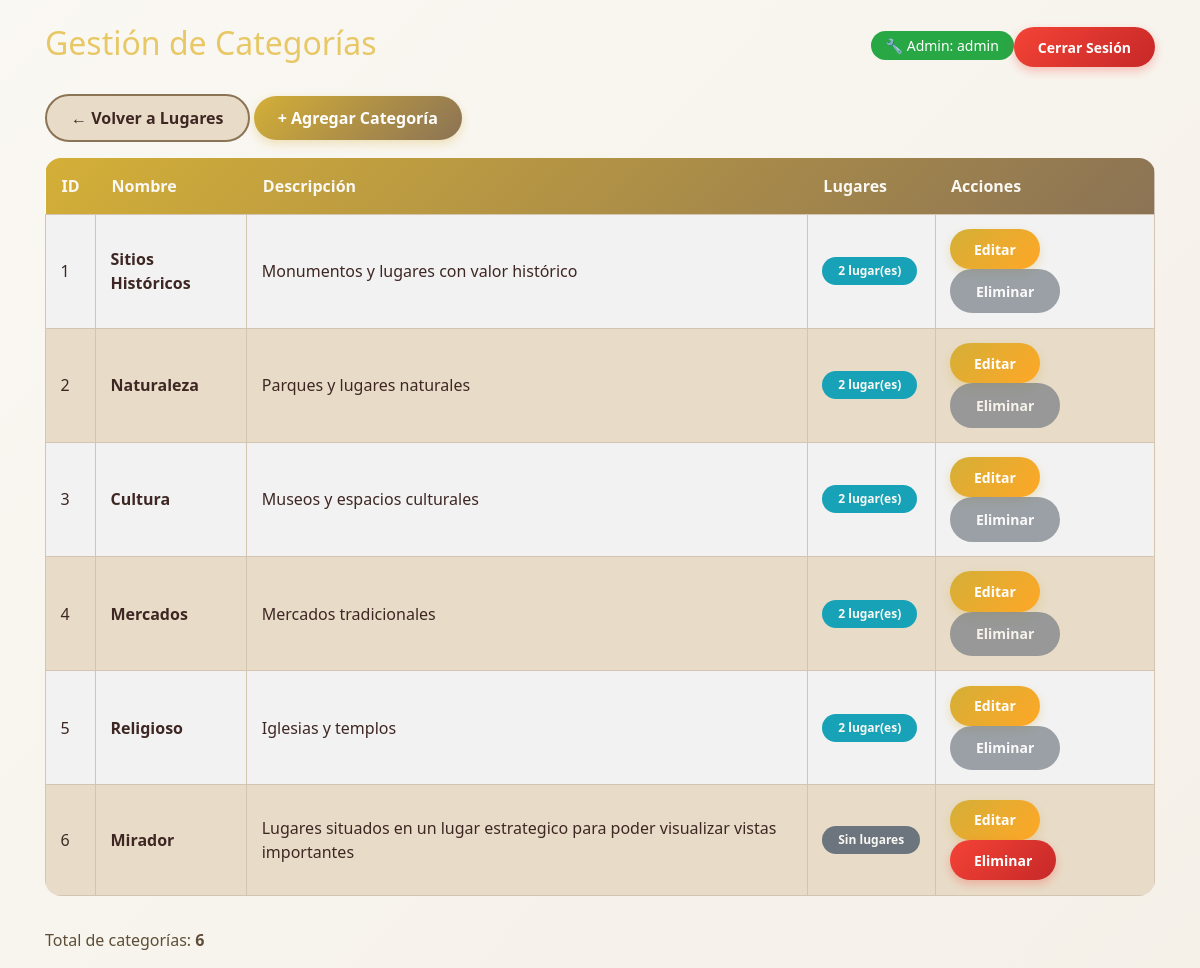
The page /index.php?c=categorias&a=index (signed in) on the database its author committed.
### tables this page shows
CREATE TABLE `categorias` (
  `id` int(11) NOT NULL,
  `nombre` varchar(50) NOT NULL,
  `descripcion` text DEFAULT NULL
);

### controllers/Categorias.php (called while the page is built, shortened)
<?php
class CategoriasController {
	public function __construct(){
		require_once "models/CategoriasModel.php";
	}
	public function index(){
		$categorias = new Categorias_model();
		$data["titulo"] = "Gestión de Categorías";
		$data["categorias"] = $categorias->get_categorias();
		require_once "views/categorias/categorias.php";
	}
}
?>

### config/database.php (called while the page is built)
<?php
	class Conectar {
		public static function conexion(){
			$conexion = new mysqli("localhost", "root", "", "turismo_la_paz_simple");
			return $conexion;
		}
	}
?>

### models/CategoriasModel.php (called while the page is built, shortened)
<?php
	class Categorias_model {
		private $db;
		private $categorias;
		public function __construct(){
			$this->db = Conectar::conexion();
			$this->categorias = array();
		}
		public function get_categorias(){
        $sql = "SELECT
                    c.id,
                    c.nombre,
                    c.descripcion,
                    COUNT(l.id) as total_lugares
                FROM
                    categorias as c
                LEFT JOIN
                    lugares_turisticos as l ON c.id = l.categoria_id
                GROUP BY
                    c.id, c.nombre, c.descripcion";
        $resultado = $this->db->query($sql);
        while($row = $resultado->fetch_assoc()){
            $this->categorias[] = $row;
        }
        return $this->categorias;
    }
	}
?>

### config/session.php (called while the page is built, shortened)
<?php
function esta_logueado() {
    return isset($_SESSION['admin_logueado']) && $_SESSION['admin_logueado'] === true;
}
function obtener_usuario() {
    if (esta_logueado()) {
        return [
            'id' => $_SESSION['usuario_id'] ?? null,
            'username' => $_SESSION['usuario_username'] ?? null,
            'nombre' => $_SESSION['usuario_nombre'] ?? null
        ];
    }
    return null;
}
?>

### views/categorias/categorias.php (the view, shortened to what this page needs)
<!DOCTYPE html>
<html lang="es">
	<head>
		<link rel="stylesheet" href="assets/css/bootstrap.min.css">
		<link rel="stylesheet" href="assets/css/estilos-crema.css">
	</head>
	<body>
		<div class="container">
			<div class="d-flex justify-content-between align-items-center mt-4 mb-4">
				<h2><?php echo $data["titulo"]; ?></h2>
				<div>
					<?php
					require_once 'config/session.php';
					if (esta_logueado()) {
						$usuario = obtener_usuario();
						echo '<span class="admin-badge me-2">🔧 Admin: ' . htmlspecialchars($usuario['username']) . '</span>';
						echo '<a href="index.php?c=auth&a=logout" class="btn btn-danger btn-sm">Cerrar Sesión</a>';
					} else {
						echo '<a href="index.php?c=auth&a=login" class="btn btn-primary">🔐 Login Admin</a>';
					}
					?>
				</div>
			</div>
			<div class="mb-3">
				<a href="index.php?c=lugares&a=index" class="btn btn-secondary">← Volver a Lugares</a>
				<?php if (esta_logueado()): ?>
					<a href="index.php?c=categorias&a=nuevo" class="btn btn-primary">+ Agregar Categoría</a>
				<?php endif; ?>
			</div>
			<div class="table-responsive">
				<table class="table table-bordered table-striped">
					<thead class="table-dark">
						<tr>
							<th>ID</th>
							<th>Nombre</th>
							<th>Descripción</th>
							<th>Lugares</th>
							<th>Acciones</th>
						</tr>
					</thead>
					<tbody>
						<?php foreach($data["categorias"] as $dato): ?>
							<tr>
								<td><?php echo $dato["id"]; ?></td>
								<td><strong><?php echo $dato["nombre"]; ?></strong></td>
								<td><?php echo $dato["descripcion"]; ?></td>
								<td>
									<?php
									$total = $dato["total_lugares"];
									if($total > 0) {
										echo '<span class="badge bg-info">' . $total . ' lugar(es)</span>';
									} else {
										echo '<span class="badge bg-secondary">Sin lugares</span>';
									}
									?>
								</td>
								<td>
									<?php if (esta_logueado()): ?>
										<a href="index.php?c=categorias&a=modificar&id=<?php echo $dato["id"]; ?>"
										   class="btn btn-warning btn-sm">
										   Editar
										</a>
										<?php if($dato["total_lugares"] == 0): ?>
											<a href="index.php?c=categorias&a=eliminar&id=<?php echo $dato["id"]; ?>"
											   class="btn btn-danger btn-sm"
											   onclick="return confirm('¿Está seguro de eliminar esta categoría?');">
											   Eliminar
											</a>
										<?php else: ?>
											<button class="btn btn-secondary btn-sm"
													disabled
													title="No se puede eliminar porque tiene <?php echo $dato["total_lugares"]; ?> lugar(es) asociado(s)">
												Eliminar
											</button>
										<?php endif; ?>
									<?php else: ?>
										<span class="text-muted">-</span>
									<?php endif; ?>
								</td>
							</tr>
						<?php endforeach; ?>
					</tbody>
				</table>
			</div>
			<div class="mt-3">
				<p class="text-muted">
					Total de categorías: <strong><?php echo count($data["categorias"]); ?></strong>
				</p>
			</div>
		</div>
	</body>
</html>

### assets/css/estilos-crema.css (style rules this page uses)
:root { --cream-light: #FAF8F3; --cream-medium: #F5F0E8; --cream-dark: #E8DCC8; --cream-card: #FFFFFF; --accent-gold: #D4AF37; --accent-gold-light: #E8C866; --accent-brown: #8B7355; --text-primary: #3E2723; --text-secondary: #5D4E37; --border-color: #D4C5B0; }
body { background: linear-gradient(135deg, var(--cream-light) 0%, var(--cream-medium) 100%) !important; background-attachment: fixed !important; color: var(--text-primary) !important; font-family: 'Segoe UI', Tahoma, Geneva, Verdana, sans-serif; min-height: 100vh; }
.container { background-color: transparent; }
.table { background-color: var(--cream-card); border-radius: 1rem; overflow: hidden; color: var(--text-primary); }
.table thead { background: linear-gradient(135deg, var(--accent-gold) 0%, var(--accent-brown) 100%); color: var(--cream-light); }
.table thead th { border: none; padding: 1rem; font-weight: 600; }
.table tbody tr { background-color: var(--cream-card); transition: background-color 0.3s ease; color: var(--text-primary); }
.table tbody tr:nth-child(even) { background-color: var(--cream-dark); }
.table tbody td { padding: 0.9rem; vertical-align: middle; border-color: var(--border-color); }
.btn-primary { background: linear-gradient(135deg, var(--accent-gold) 0%, var(--accent-brown) 100%); color: white; border: none; border-radius: 50px; padding: 0.6rem 1.5rem; font-weight: 600; transition: all 0.3s ease; box-shadow: 0 4px 10px rgba(212, 175, 55, 0.3); }
.btn-secondary { background-color: var(--cream-dark); color: var(--text-primary); border: 2px solid var(--accent-brown); border-radius: 50px; padding: 0.6rem 1.5rem; font-weight: 600; transition: all 0.3s ease; }
.btn-danger { background: linear-gradient(135deg, #f44336 0%, #c62828 100%); color: white; border: none; border-radius: 50px; padding: 0.6rem 1.5rem; font-weight: 600; transition: all 0.3s ease; box-shadow: 0 4px 10px rgba(244, 67, 54, 0.3); }
.btn-warning { background: linear-gradient(135deg, var(--accent-gold) 0%, #FFA726 100%); color: white; border: none; border-radius: 50px; padding: 0.6rem 1.5rem; font-weight: 600; transition: all 0.3s ease; box-shadow: 0 4px 10px rgba(212, 175, 55, 0.3); }
.badge { border-radius: 50px; padding: 0.5rem 1rem; font-weight: 600; }
h1, h2, h3, h4, h5, h6 { color: var(--accent-gold-light); }
a { color: var(--accent-gold); text-decoration: none; transition: color 0.3s ease; }
.badge { color: var(--cream-light); }
.text-muted { color: var(--text-secondary) !important; }

### views/categorias/categorias.php (style rules this page uses)
.admin-badge { background: #28a745; color: white; padding: 5px 15px; border-radius: 20px; font-size: 14px; }

### rows shown on the page
categorias: id "1", nombre "Sitios Históricos", descripcion "Monumentos y lugares con valor histórico", total "2"
categorias: id "2", nombre "Naturaleza", descripcion "Parques y lugares naturales", total "2"
categorias: id "3", nombre "Cultura", descripcion "Museos y espacios culturales", total "2"
categorias: id "4", nombre "Mercados", descripcion "Mercados tradicionales", total "2"
categorias: id "5", nombre "Religioso", descripcion "Iglesias y templos", total "2"
categorias: id "6", nombre "Mirador", descripcion "Lugares situados en un lugar estrategico para poder visualizar vistas importantes", shows "Sin lugares"

### other values the page prints
$data["titulo"] "Gestión de Categorías"
$usuario['username'] "admin"
count($data["categorias"]) "6"
